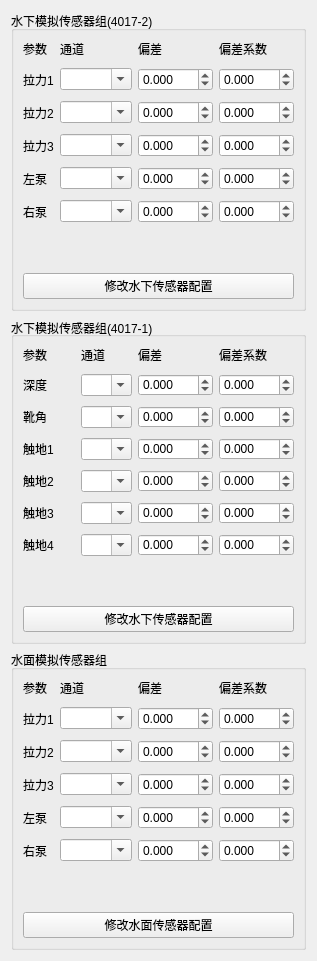
    <widget class="QFrame" name="water_sersor_frame">
     <layout class="QVBoxLayout" name="verticalLayout_2">
      <item>
       <widget class="QGroupBox" name="mn40172_group">
        <property name="title">
         <string>水下模拟传感器组(4017-2)</string>
        </property>
        <layout class="QGridLayout" name="gridLayout_6">
         <property name="verticalSpacing">
          <number>10</number>
         </property>
         <item row="7" column="0" colspan="4">
          <widget class="QPushButton" name="modifyUnderWaterSensorCfg_2">
           <property name="enabled">
            <bool>true</bool>
           </property>
           <property name="text">
            <string>修改水下传感器配置</string>
           </property>
          </widget>
         </item>
         <item row="4" column="2">
          <widget class="QDoubleSpinBox" name="mn40172_lpump_offset">
           <property name="decimals">
            <number>3</number>
           </property>
           <property name="minimum">
            <double>-100.000000000000000</double>
           </property>
          </widget>
         </item>
         <item row="5" column="2">
          <widget class="QDoubleSpinBox" name="mn40172_rpump_offset">
           <property name="decimals">
            <number>3</number>
           </property>
           <property name="minimum">
            <double>-100.000000000000000</double>
           </property>
          </widget>
         </item>
         <item row="6" column="0">
          <spacer name="verticalSpacer_2">
           <property name="orientation">
            <enum>Qt::Vertical</enum>
           </property>
           <property name="sizeHint" stdset="0">
            <size>
             <width>20</width>
             <height>40</height>
            </size>
           </property>
          </spacer>
         </item>
         <item row="2" column="0">
          <widget class="QLabel" name="mn40172_pull2_block">
           <property name="text">
            <string>拉力2</string>
           </property>
          </widget>
         </item>
         <item row="0" column="0">
          <widget class="QLabel" name="label_18">
           <property name="text">
            <string>参数</string>
           </property>
          </widget>
         </item>
         <item row="2" column="2">
          <widget class="QDoubleSpinBox" name="mn40172_pull2_offset">
           <property name="decimals">
            <number>3</number>
           </property>
           <property name="minimum">
            <double>-100.000000000000000</double>
           </property>
          </widget>
         </item>
         <item row="0" column="1">
          <widget class="QLabel" name="label_50">
           <property name="text">
            <string>通道</string>
           </property>
          </widget>
         </item>
         <item row="5" column="3">
          <widget class="QDoubleSpinBox" name="mn40172_rpump_offset_coff">
           <property name="decimals">
            <number>3</number>
           </property>
           <property name="minimum">
            <double>-100.000000000000000</double>
           </property>
          </widget>
         </item>
         <item row="4" column="1">
          <widget class="QComboBox" name="mn40172_lpump_channel">
           <property name="editable">
            <bool>true</bool>
           </property>
          </widget>
         </item>
         <item row="1" column="2">
          <widget class="QDoubleSpinBox" name="mn40172_pull1_offset">
           <property name="decimals">
            <number>3</number>
           </property>
           <property name="minimum">
            <double>-100.000000000000000</double>
           </property>
          </widget>
         </item>
         <item row="5" column="0">
          <widget class="QLabel" name="mn40172_rpump_block">
           <property name="text">
            <string>右泵</string>
           </property>
          </widget>
         </item>
         <item row="3" column="2">
          <widget class="QDoubleSpinBox" name="mn40172_pull3_offset">
           <property name="decimals">
            <number>3</number>
           </property>
           <property name="minimum">
            <double>-100.000000000000000</double>
           </property>
          </widget>
         </item>
         <item row="2" column="3">
          <widget class="QDoubleSpinBox" name="mn40172_pull2_offset_coff">
           <property name="decimals">
            <number>3</number>
           </property>
           <property name="minimum">
            <double>-100.000000000000000</double>
           </property>
          </widget>
         </item>
         <item row="2" column="1">
          <widget class="QComboBox" name="mn40172_pull2_channel">
           <property name="editable">
            <bool>true</bool>
           </property>
          </widget>
         </item>
         <item row="0" column="3">
          <widget class="QLabel" name="label_20">
           <property name="text">
            <string>偏差系数</string>
           </property>
          </widget>
         </item>
         <item row="3" column="1">
          <widget class="QComboBox" name="mn40172_pull3_channel">
           <property name="editable">
            <bool>true</bool>
           </property>
          </widget>
         </item>
         <item row="0" column="2">
          <widget class="QLabel" name="label_19">
           <property name="text">
            <string>偏差</string>
           </property>
          </widget>
         </item>
         <item row="4" column="3">
          <widget class="QDoubleSpinBox" name="mn40172_lpump_offset_coff">
           <property name="decimals">
            <number>3</number>
           </property>
           <property name="minimum">
            <double>-100.000000000000000</double>
           </property>
          </widget>
         </item>
         <item row="4" column="0">
          <widget class="QLabel" name="mn40172_lpump_block">
           <property name="text">
            <string>左泵</string>
           </property>
          </widget>
         </item>
         <item row="1" column="3">
          <widget class="QDoubleSpinBox" name="mn40172_pull1_offset_coff">
           <property name="decimals">
            <number>3</number>
           </property>
           <property name="minimum">
            <double>-100.000000000000000</double>
           </property>
          </widget>
         </item>
         <item row="3" column="0">
          <widget class="QLabel" name="mn40172_pull3_block">
           <property name="text">
            <string>拉力3</string>
           </property>
          </widget>
         </item>
         <item row="1" column="0">
          <widget class="QLabel" name="mn40172_pull1_block">
           <property name="text">
            <string>拉力1</string>
           </property>
          </widget>
         </item>
         <item row="3" column="3">
          <widget class="QDoubleSpinBox" name="mn40172_pull3_offset_coff">
           <property name="decimals">
            <number>3</number>
           </property>
           <property name="minimum">
            <double>-100.000000000000000</double>
           </property>
          </widget>
         </item>
         <item row="5" column="1">
          <widget class="QComboBox" name="mn40172_rpump_channel">
           <property name="editable">
            <bool>true</bool>
           </property>
          </widget>
         </item>
         <item row="1" column="1">
          <widget class="QComboBox" name="mn40172_pull1_channel">
           <property name="editable">
            <bool>true</bool>
           </property>
          </widget>
         </item>
        </layout>
       </widget>
      </item>
      <item>
       <widget class="QGroupBox" name="mn40171_group">
        <property name="styleSheet">
         <string notr="true">QComboBox{
	width:20px;
}</string>
        </property>
        <property name="title">
         <string>水下模拟传感器组(4017-1)</string>
        </property>
        <property name="alignment">
         <set>Qt::AlignLeading|Qt::AlignLeft|Qt::AlignVCenter</set>
        </property>
        <property name="flat">
         <bool>false</bool>
        </property>
        <property name="checkable">
         <bool>false</bool>
        </property>
        <layout class="QGridLayout" name="gridLayout_5">
         <property name="verticalSpacing">
          <number>10</number>
         </property>
         <item row="1" column="0">
          <widget class="QLabel" name="mn4017_Depth_Block">
           <property name="text">
            <string>深度</string>
           </property>
          </widget>
         </item>
         <item row="9" column="2">
          <widget class="QDoubleSpinBox" name="mn4017_Touchdown4_Offset">
           <property name="decimals">
            <number>3</number>
           </property>
           <property name="minimum">
            <double>-100.000000000000000</double>
           </property>
          </widget>
         </item>
         <item row="8" column="2">
          <widget class="QDoubleSpinBox" name="mn4017_Touchdown3_Offset">
           <property name="decimals">
            <number>3</number>
           </property>
           <property name="minimum">
            <double>-100.000000000000000</double>
           </property>
          </widget>
         </item>
         <item row="9" column="3">
          <widget class="QDoubleSpinBox" name="mn4017_Touchdown4_offsetCoefficient">
           <property name="decimals">
            <number>3</number>
           </property>
           <property name="minimum">
            <double>-100.000000000000000</double>
           </property>
          </widget>
         </item>
         <item row="8" column="0">
          <widget class="QLabel" name="mn4017_Touchdown3_Block">
           <property name="text">
            <string>触地3</string>
           </property>
          </widget>
         </item>
         <item row="1" column="1">
          <widget class="QComboBox" name="mn4017_Depth_Channel">
           <property name="editable">
            <bool>true</bool>
           </property>
          </widget>
         </item>
         <item row="6" column="0">
          <widget class="QLabel" name="mn4017_Touchdown1_Block">
           <property name="text">
            <string>触地1</string>
           </property>
          </widget>
         </item>
         <item row="9" column="0">
          <widget class="QLabel" name="mn4017_Touchdown4_Block">
           <property name="text">
            <string>触地4</string>
           </property>
          </widget>
         </item>
         <item row="0" column="1">
          <widget class="QLabel" name="label_49">
           <property name="text">
            <string>通道</string>
           </property>
          </widget>
         </item>
         <item row="9" column="1">
          <widget class="QComboBox" name="mn4017_Touchdown4_Channel">
           <property name="editable">
            <bool>true</bool>
           </property>
          </widget>
         </item>
         <item row="0" column="3">
          <widget class="QLabel" name="label_17">
           <property name="text">
            <string>偏差系数</string>
           </property>
          </widget>
         </item>
         <item row="6" column="1">
          <widget class="QComboBox" name="mn4017_Touchdown1_Channel">
           <property name="editable">
            <bool>true</bool>
           </property>
          </widget>
         </item>
         <item row="1" column="3">
          <widget class="QDoubleSpinBox" name="mn4017_Depth_offsetCoefficient">
           <property name="buttonSymbols">
            <enum>QAbstractSpinBox::UpDownArrows</enum>
           </property>
           <property name="decimals">
            <number>3</number>
           </property>
           <property name="minimum">
            <double>-100.000000000000000</double>
           </property>
          </widget>
         </item>
         <item row="0" column="0">
          <widget class="QLabel" name="label_9">
           <property name="text">
            <string>参数</string>
           </property>
          </widget>
         </item>
         <item row="6" column="3">
          <widget class="QDoubleSpinBox" name="mn4017_Touchdown1_offsetCoefficient">
           <property name="decimals">
            <number>3</number>
           </property>
           <property name="minimum">
            <double>-100.000000000000000</double>
           </property>
          </widget>
         </item>
         <item row="7" column="1">
          <widget class="QComboBox" name="mn4017_Touchdown2_Channel">
           <property name="editable">
            <bool>true</bool>
           </property>
          </widget>
         </item>
         <item row="5" column="0">
          <widget class="QLabel" name="mn4017_BootAngle_Block">
           <property name="text">
            <string>靴角</string>
           </property>
          </widget>
         </item>
         <item row="6" column="2">
          <widget class="QDoubleSpinBox" name="mn4017_Touchdown1_Offset">
           <property name="decimals">
            <number>3</number>
           </property>
           <property name="minimum">
            <double>-100.000000000000000</double>
           </property>
          </widget>
         </item>
         <item row="7" column="3">
          <widget class="QDoubleSpinBox" name="mn4017_Touchdown2_offsetCoefficient">
           <property name="decimals">
            <number>3</number>
           </property>
           <property name="minimum">
            <double>-100.000000000000000</double>
           </property>
          </widget>
         </item>
         <item row="5" column="3">
          <widget class="QDoubleSpinBox" name="mn4017_BootAngle_offsetCoefficient">
           <property name="decimals">
            <number>3</number>
           </property>
           <property name="minimum">
            <double>-100.000000000000000</double>
           </property>
          </widget>
         </item>
         <item row="1" column="2">
          <widget class="QDoubleSpinBox" name="mn4017_Depth_Offset">
           <property name="decimals">
            <number>3</number>
           </property>
           <property name="minimum">
            <double>-100.000000000000000</double>
           </property>
          </widget>
         </item>
         <item row="10" column="1">
          <spacer name="verticalSpacer_3">
           <property name="orientation">
            <enum>Qt::Vertical</enum>
           </property>
           <property name="sizeHint" stdset="0">
            <size>
             <width>20</width>
             <height>40</height>
            </size>
           </property>
          </spacer>
         </item>
         <item row="11" column="0" colspan="4">
          <widget class="QPushButton" name="modifyUnderWaterSensorCfg">
           <property name="text">
            <string>修改水下传感器配置</string>
           </property>
          </widget>
         </item>
         <item row="5" column="2">
          <widget class="QDoubleSpinBox" name="mn4017_BootAngle_Offset">
           <property name="decimals">
            <number>3</number>
           </property>
           <property name="minimum">
            <double>-100.000000000000000</double>
           </property>
          </widget>
         </item>
         <item row="7" column="2">
          <widget class="QDoubleSpinBox" name="mn4017_Touchdown2_Offset">
           <property name="decimals">
            <number>3</number>
           </property>
           <property name="minimum">
            <double>-100.000000000000000</double>
           </property>
          </widget>
         </item>
         <item row="5" column="1">
          <widget class="QComboBox" name="mn4017_BootAngle_Channel">
           <property name="editable">
            <bool>true</bool>
           </property>
          </widget>
         </item>
         <item row="7" column="0">
          <widget class="QLabel" name="mn4017_Touchdown2_Block">
           <property name="text">
            <string>触地2</string>
           </property>
          </widget>
         </item>
         <item row="8" column="1">
          <widget class="QComboBox" name="mn4017_Touchdown3_Channel">
           <property name="editable">
            <bool>true</bool>
           </property>
          </widget>
         </item>
         <item row="0" column="2">
          <widget class="QLabel" name="label_16">
           <property name="text">
            <string>偏差</string>
           </property>
          </widget>
         </item>
         <item row="8" column="3">
          <widget class="QDoubleSpinBox" name="mn4017_Touchdown3_offsetCoefficient">
           <property name="decimals">
            <number>3</number>
           </property>
           <property name="minimum">
            <double>-100.000000000000000</double>
           </property>
          </widget>
         </item>
        </layout>
       </widget>
      </item>
      <item>
       <widget class="QGroupBox" name="smmn_group">
        <property name="title">
         <string>水面模拟传感器组</string>
        </property>
        <layout class="QGridLayout" name="gridLayout_3">
         <property name="verticalSpacing">
          <number>10</number>
         </property>
         <item row="4" column="3">
          <widget class="QDoubleSpinBox" name="smmn_LPump_offsetCoefficient">
           <property name="decimals">
            <number>3</number>
           </property>
           <property name="minimum">
            <double>-100.000000000000000</double>
           </property>
          </widget>
         </item>
         <item row="5" column="1">
          <widget class="QComboBox" name="smmn_RPump_Channel">
           <property name="editable">
            <bool>true</bool>
           </property>
          </widget>
         </item>
         <item row="0" column="1">
          <widget class="QLabel" name="label_48">
           <property name="text">
            <string>通道</string>
           </property>
          </widget>
         </item>
         <item row="5" column="3">
          <widget class="QDoubleSpinBox" name="smmn_RPump_offsetCoefficient">
           <property name="decimals">
            <number>3</number>
           </property>
           <property name="minimum">
            <double>-100.000000000000000</double>
           </property>
          </widget>
         </item>
         <item row="3" column="1">
          <widget class="QComboBox" name="smmn_Pull3_Channel">
           <property name="editable">
            <bool>true</bool>
           </property>
          </widget>
         </item>
         <item row="6" column="0">
          <spacer name="verticalSpacer">
           <property name="orientation">
            <enum>Qt::Vertical</enum>
           </property>
           <property name="sizeHint" stdset="0">
            <size>
             <width>20</width>
             <height>40</height>
            </size>
           </property>
          </spacer>
         </item>
         <item row="0" column="2">
          <widget class="QLabel" name="label_10">
           <property name="text">
            <string>偏差</string>
           </property>
          </widget>
         </item>
         <item row="3" column="2">
          <widget class="QDoubleSpinBox" name="smmn_Pull3_Offset">
           <property name="decimals">
            <number>3</number>
           </property>
           <property name="minimum">
            <double>-100.000000000000000</double>
           </property>
          </widget>
         </item>
         <item row="1" column="1">
          <widget class="QComboBox" name="smmn_Pull1_Channel">
           <property name="editable">
            <bool>true</bool>
           </property>
          </widget>
         </item>
         <item row="3" column="3">
          <widget class="QDoubleSpinBox" name="smmn_Pull3_offsetCoefficient">
           <property name="decimals">
            <number>3</number>
           </property>
           <property name="minimum">
            <double>-100.000000000000000</double>
           </property>
          </widget>
         </item>
         <item row="1" column="0">
          <widget class="QLabel" name="smmn_Pull1_Block">
           <property name="text">
            <string>拉力1</string>
           </property>
          </widget>
         </item>
         <item row="2" column="0">
          <widget class="QLabel" name="smmn_Pull2_Block">
           <property name="text">
            <string>拉力2</string>
           </property>
          </widget>
         </item>
         <item row="2" column="1">
          <widget class="QComboBox" name="smmn_Pull2_Channel">
           <property name="editable">
            <bool>true</bool>
           </property>
          </widget>
         </item>
         <item row="5" column="0">
          <widget class="QLabel" name="smmn_RPump_Block">
           <property name="text">
            <string>右泵</string>
           </property>
          </widget>
         </item>
         <item row="5" column="2">
          <widget class="QDoubleSpinBox" name="smmn_RPump_Offset">
           <property name="decimals">
            <number>3</number>
           </property>
           <property name="minimum">
            <double>-100.000000000000000</double>
           </property>
          </widget>
         </item>
         <item row="2" column="2">
          <widget class="QDoubleSpinBox" name="smmn_Pull2_Offset">
           <property name="decimals">
            <number>3</number>
           </property>
           <property name="minimum">
            <double>-100.000000000000000</double>
           </property>
          </widget>
         </item>
         <item row="3" column="0">
          <widget class="QLabel" name="smmn_Pull3_Block">
           <property name="text">
            <string>拉力3</string>
           </property>
          </widget>
         </item>
         <item row="7" column="0" colspan="4">
          <widget class="QPushButton" name="modifyAboveWaterSensorCfg">
           <property name="text">
            <string>修改水面传感器配置</string>
           </property>
          </widget>
         </item>
         <item row="0" column="0">
          <widget class="QLabel" name="label_8">
           <property name="text">
            <string>参数</string>
           </property>
          </widget>
         </item>
         <item row="4" column="2">
          <widget class="QDoubleSpinBox" name="smmn_LPump_Offset">
           <property name="decimals">
            <number>3</number>
           </property>
           <property name="minimum">
            <double>-100.000000000000000</double>
           </property>
          </widget>
         </item>
         <item row="1" column="3">
          <widget class="QDoubleSpinBox" name="smmn_Pull1_offsetCoefficient">
           <property name="decimals">
            <number>3</number>
           </property>
           <property name="minimum">
            <double>-100.000000000000000</double>
           </property>
          </widget>
         </item>
         <item row="0" column="3">
          <widget class="QLabel" name="label_11">
           <property name="text">
            <string>偏差系数</string>
           </property>
          </widget>
         </item>
         <item row="2" column="3">
          <widget class="QDoubleSpinBox" name="smmn_Pull2_offsetCoefficient">
           <property name="decimals">
            <number>3</number>
           </property>
           <property name="minimum">
            <double>-100.000000000000000</double>
           </property>
          </widget>
         </item>
         <item row="4" column="0">
          <widget class="QLabel" name="smmn_LPump_Block">
           <property name="text">
            <string>左泵</string>
           </property>
          </widget>
         </item>
         <item row="4" column="1">
          <widget class="QComboBox" name="smmn_LPump_Channel">
           <property name="editable">
            <bool>true</bool>
           </property>
          </widget>
         </item>
         <item row="1" column="2">
          <widget class="QDoubleSpinBox" name="smmn_Pull1_Offset">
           <property name="decimals">
            <number>3</number>
           </property>
           <property name="minimum">
            <double>-100.000000000000000</double>
           </property>
          </widget>
         </item>
        </layout>
       </widget>
      </item>
     </layout>
    </widget>
